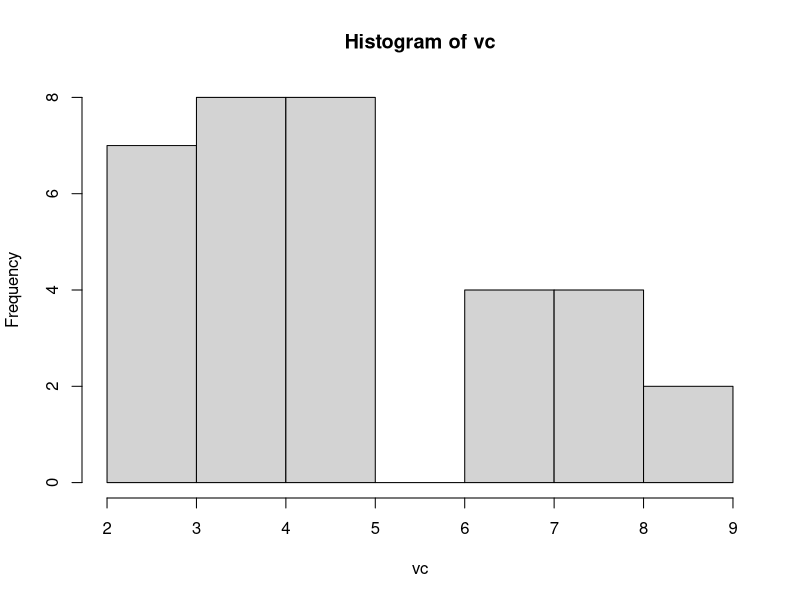

This figure's R source:
## ---- chunk 1
#Arithemetics in r
5+7-1

#create an object to store a result
rs <- 5+7-1

#valiables can be assigned using the same method
x <- 5
y <- 7
z <- 1

#to distiguish formulas from objects use '='
fm = x+y-z

#use the name of the object to print the values
fm

#other functions are also available
log2(fm)
log10(fm)
exp(fm)
sqrt(fm)

## ---- chunk 2
#Vectors are sequences of variables
vc <- c(2,2,2,2,3,3,3,4,4,4,4,4,4,4,4,5,5,5,5,5,5,5,5,7,7,7,7,8,8,8,8,9,9) #use c() to define the variables of the Vectors

#to get any stat from a vector we use:
length(vc) #to check how many elements are in the object
class(vc) #to check the type of elements in the object
max(vc) #maximun value
mean(vc) #average value

hist(vc) #to check the distribution of the variables of an object

#transformations can be done with any formula
newvc <- vc + 1 #make the change permenent

newvc
## ---- chunk 3
#Other types of data can be used in r
nvalue <- 1523 #interger are natural numbers

cvalue <- "genotype" #text can also be used

lvalue <- TRUE #logical terms


class(nvalue)

nvalue + x

